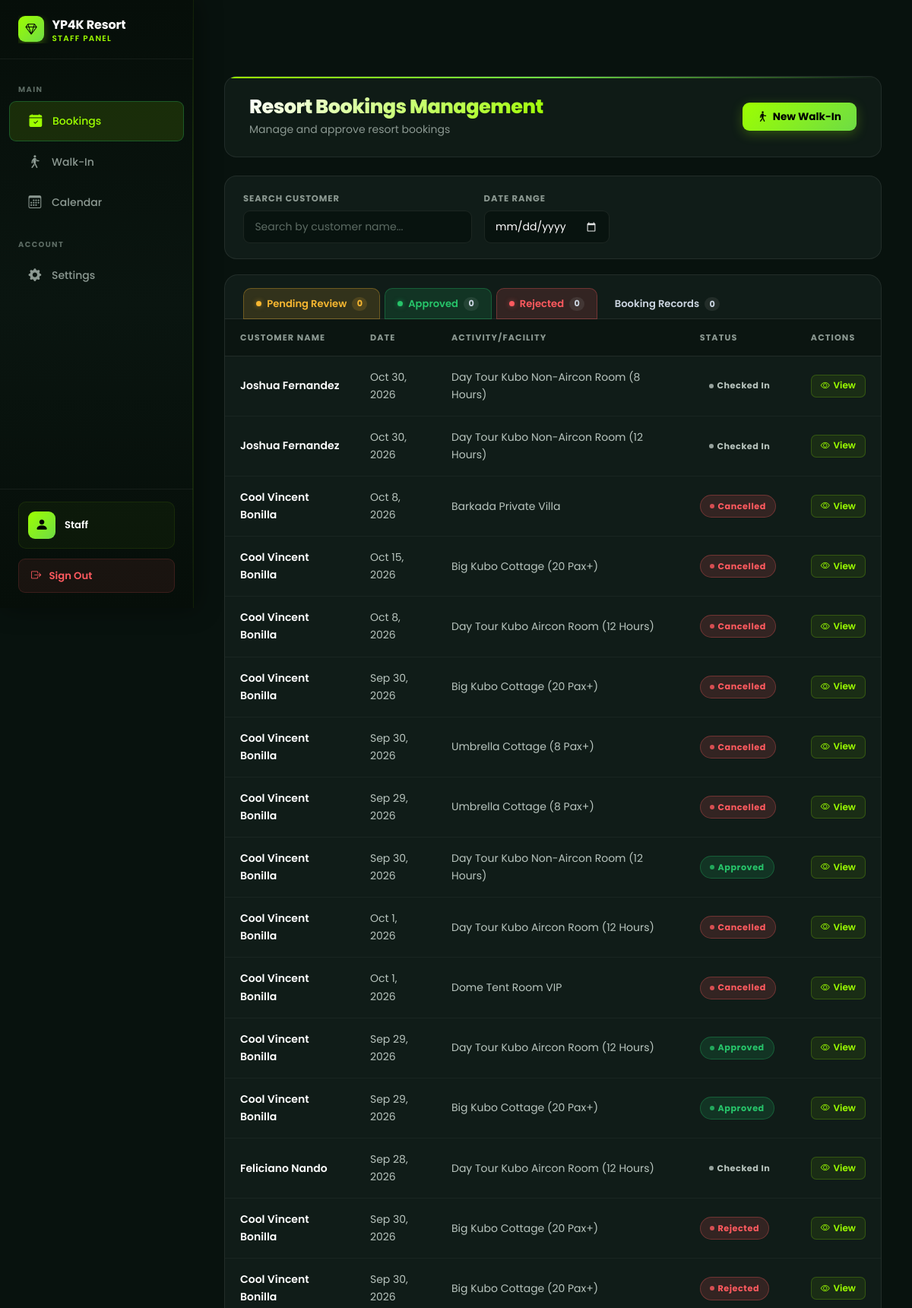
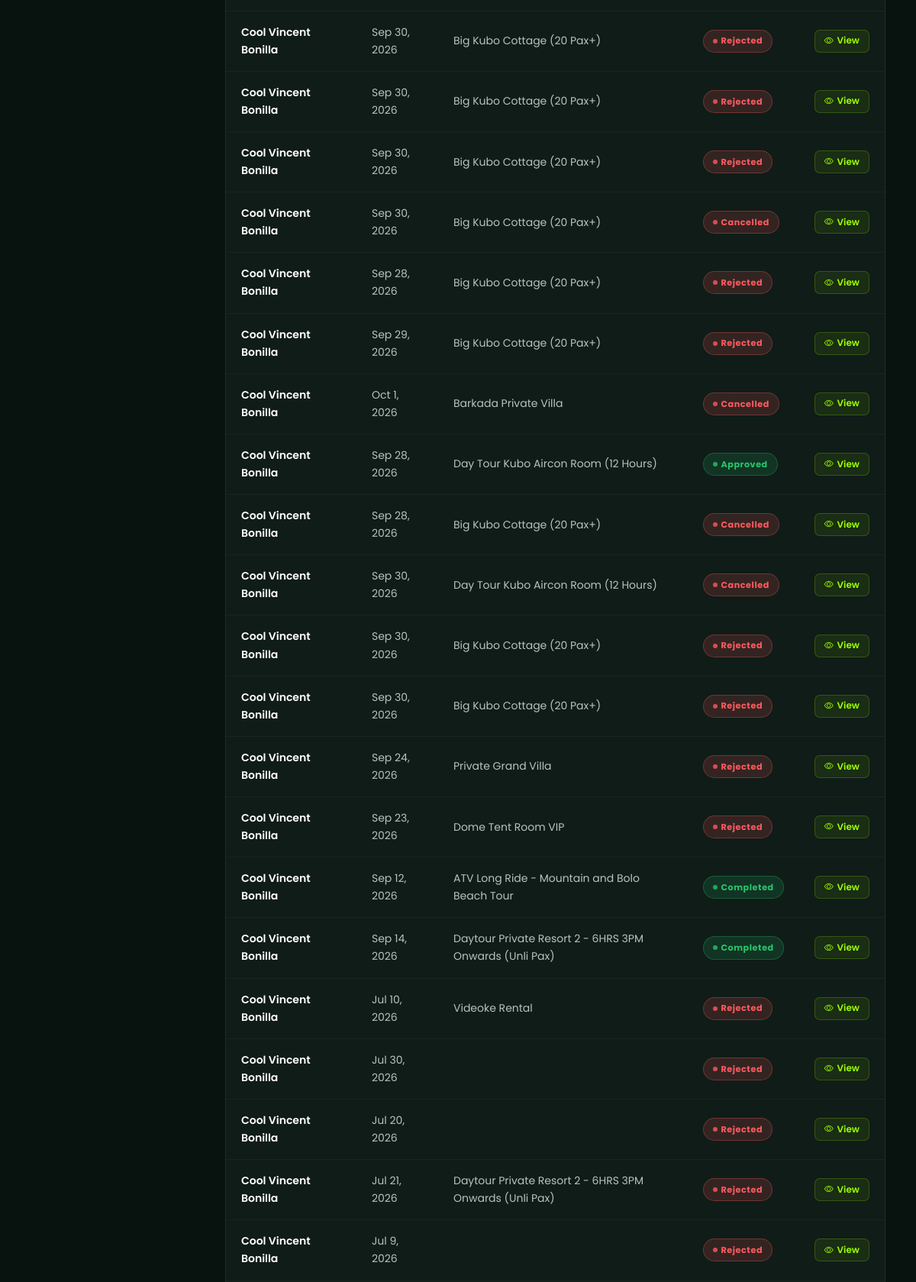
Page /Staff_Dashboard/bookings.php (signed in, upper part) on the committed database (2 pictures, top to bottom).
### tables this page shows
CREATE TABLE `bookings` (
  `id` int(11) NOT NULL,
  `booking_reference` varchar(20) NOT NULL,
  `user_id` int(11) DEFAULT NULL,
  `booking_type` enum('activity','accommodation','bundle') NOT NULL,
  `activity_id` int(11) DEFAULT NULL,
  `accommodation_id` int(11) DEFAULT NULL,
  `bundle_id` int(11) DEFAULT NULL,
  `status_id` int(11) NOT NULL DEFAULT 1,
  `full_name` varchar(255) NOT NULL,
  `email` varchar(255) NOT NULL,
  `phone_number` varchar(20) NOT NULL,
  `check_in_date` date NOT NULL,
  `check_in_time` time DEFAULT NULL,
  `check_out_date` date DEFAULT NULL,
  `check_out_time` time DEFAULT NULL,
  `number_of_days` int(11) DEFAULT NULL,
  `number_of_guests` int(11) NOT NULL DEFAULT 1,
  `special_requests` text DEFAULT NULL,
  `total_amount` decimal(10,2) NOT NULL,
  `payment_status` enum('pending','paid','refunded') DEFAULT 'pending',
  `payment_method` varchar(50) DEFAULT 'gcash',
  `booking_source` enum('online','walk_in') NOT NULL DEFAULT 'online',
  `guest_name` varchar(255) DEFAULT NULL,
  `guest_contact` varchar(30) DEFAULT NULL,
  `created_at` timestamp NOT NULL DEFAULT current_timestamp(),
  `updated_at` timestamp NOT NULL DEFAULT current_timestamp() ON UPDATE current_timestamp(),
  `payment_proof` varchar(500) DEFAULT NULL,
  `expires_at` datetime DEFAULT NULL
);

CREATE TABLE `booking_status` (
  `id` int(11) NOT NULL,
  `name` varchar(50) NOT NULL,
  `description` text DEFAULT NULL,
  `color` varchar(20) DEFAULT NULL,
  `is_active` tinyint(1) DEFAULT 1,
  `created_at` timestamp NOT NULL DEFAULT current_timestamp()
);

### Staff_Dashboard/bookings.php (the view, shortened to what this page needs)
<?php
global $conn;
$conn->query("
    UPDATE bookings b
    INNER JOIN booking_status bs_approved ON b.status_id = bs_approved.id AND bs_approved.name = 'approved'
    INNER JOIN booking_status bs_completed ON bs_completed.name = 'completed'
    SET b.status_id = bs_completed.id,
        b.updated_at = NOW()
    WHERE b.check_in_date < CURDATE()
");
$query = "
    SELECT
        b.id,
        b.booking_reference,
        b.booking_type,
        b.activity_id,
        b.accommodation_id,
        b.bundle_id,
        b.user_id,
        b.full_name,
        b.email,
        b.phone_number,
        b.check_in_date,
        b.check_in_time,
        b.check_out_date,
        b.check_out_time,
        b.number_of_days,
        b.number_of_guests,
        b.special_requests,
        b.total_amount,
        b.payment_status,
        b.payment_method,
        b.created_at,
        bs.name as status_name,
        bs.description as status_description,
        bs.color as status_color,
        CONCAT(u.first_name, ' ', COALESCE(u.middle_name, ''), ' ', u.last_name) as user_name,
        u.email as user_email,
        u.phone_number as user_phone,
        CASE
            WHEN b.booking_type = 'activity' THEN a.name
            WHEN b.booking_type = 'accommodation' THEN acc.name
            WHEN b.booking_type = 'bundle' THEN bun.name
            ELSE acc.name
        END as item_name,
        CASE
            WHEN b.booking_type = 'activity' THEN 'bi-activity'
            ELSE NULL
        END as item_icon,
        pr.file_path as receipt_path
    FROM bookings b
    LEFT JOIN booking_status bs ON b.status_id = bs.id
    LEFT JOIN users u ON b.user_id = u.id
    LEFT JOIN activities a ON b.activity_id = a.id
    LEFT JOIN accommodations acc ON b.accommodation_id = acc.id
    LEFT JOIN bundles bun ON b.bundle_id = bun.id
    LEFT JOIN payment_receipts pr ON b.id = pr.booking_id
    WHERE 1=1
";
$query .= " ORDER BY b.created_at DESC";
$stmt = $conn->prepare($query);
$stmt->execute();
$result = $stmt->get_result();
$bookings = [];
while ($row = $result->fetch_assoc()) {
    $bookings[] = $row;
}
?>
<!DOCTYPE html>
<html lang="en">
<head>
    <link href="../assets/css/bootstrap.min.css" rel="stylesheet">
    <link rel="stylesheet" href="../css/resort-theme.css">
    <link rel="stylesheet" href="../css/dashboard-resort.css">
    <link rel="stylesheet" href="https://cdn.jsdelivr.net/npm/bootstrap-icons@1.11.0/font/bootstrap-icons.css">
    <link rel="stylesheet" href="components/sidebar.css">
    <link rel="stylesheet" href="components/navbar.css">
    <link rel="stylesheet" href="../css/admin-theme.css">
</head>
<body>
    <div id="mainContent" class="main-content">
        <div class="page-header">
            <div>
                <h1 class="page-title">Resort Bookings Management</h1>
                <p class="text-muted">Manage and approve resort bookings</p>
            </div>
            <div class="page-actions">
                <a href="walkin.php" class="btn-modern btn-primary"
                   id="openWalkInBtn"
                   style="background:linear-gradient(135deg,#6366f1,#4f46e5);border:none;text-decoration:none;display:inline-flex;align-items:center;gap:.4rem;">
                    <i class="bi bi-person-walking"></i>
                    New Walk-In
                </a>
            </div>
        </div>
        <div class="filters-card">
            <div class="filters-grid">
                <div class="filter-group">
                    <label class="filter-label">Search Customer</label>
                    <input type="text" class="filter-input" placeholder="Search by customer name..." id="searchInput">
                </div>
                <div class="filter-group">
                    <label class="filter-label">Date Range</label>
                    <input type="date" class="filter-input" id="dateFilter">
                </div>
            </div>
        </div>
        <div class="bookings-card">
            <div class="booking-status-tabs" id="bookingStatusTabs">
                <button class="bst-tab bst-pending active" data-filter="pending_review">
                    <span class="bst-dot"></span>
                    Pending Review
                    <span class="bst-count" id="cntPending">0</span>
                </button>
                <button class="bst-tab bst-approved" data-filter="approved">
                    <span class="bst-dot"></span>
                    Approved
                    <span class="bst-count" id="cntApproved">0</span>
                </button>
                <button class="bst-tab bst-rejected" data-filter="rejected">
                    <span class="bst-dot"></span>
                    Rejected
                    <span class="bst-count" id="cntRejected">0</span>
                </button>
                <button class="bst-tab bst-all" data-filter="booking_records">
                    Booking Records
                    <span class="bst-count" id="cntRecords">0</span>
                </button>
            </div>
            <table class="table-modern">
                <thead>
                    <tr>
                        <th>Customer Name</th>
                        <th>Date</th>
                        <th>Activity/Facility</th>
                        <th>Status</th>
                        <th>Actions</th>
                    </tr>
                </thead>
                <tbody id="bookingsTableBody">
                    <?php if (count($bookings) > 0): ?>
                        <?php foreach ($bookings as $booking): ?>
                            <tr data-booking-id="<?php echo $booking['id']; ?>" data-status="<?php echo htmlspecialchars($booking['status_name']); ?>">
                                <td class="customer-name"><?php echo htmlspecialchars($booking['full_name']); ?></td>
                                <td><?php echo date('M j, Y', strtotime($booking['check_in_date'])); ?></td>
                                <td><?php echo htmlspecialchars($booking['item_name']); ?></td>
                                <td><span class="status-badge status-<?php echo $booking['status_name']; ?>"><?php echo ucfirst(str_replace('_', ' ', $booking['status_name'])); ?></span></td>
                                <td>
                                    <div class="action-buttons">
                                                                                <button class="btn-action btn-view" onclick="viewBooking(<?php echo $booking['id']; ?>)">
                                            <i class="bi bi-eye"></i>
                                            View
                                        </button>                                    </div>
                                </td>
                            </tr>
                        <?php endforeach; ?>
                    <?php endif; ?>
                </tbody>
            </table>
        </div>
    </div>
</body>
</html>

### css/resort-theme.css (style rules this page uses)
:root { --bg-primary: #08120E; --bg-secondary: #101B17; --bg-card: #15221D; --bg-card-2: #1A2B22; --bg-elevated: #1E3028; --nav-bg: rgba(9, 18, 15, 0.88); --accent: #9DFF00; --accent-2: #6EDC45; --accent-3: #4BBF2E; --accent-dim: rgba(157, 255, 0, 0.5); --glow: rgba(157, 255, 0, 0.18); --glow-sm: rgba(157, 255, 0, 0.08); --glow-lg: rgba(157, 255, 0, 0.25); --text: #FFFFFF; --text-2: #cbd5e1; --text-muted: #cbd5e1; --text-dim: #94a3b8; --success: #27C46A; --warning: #F7B731; --error: #FF5A5F; --info: #B8C4BE; --border: rgba(255, 255, 255, 0.08); --border-2: rgba(255, 255, 255, 0.04); --border-accent: rgba(157, 255, 0, 0.3); --border-hover: rgba(157, 255, 0, 0.5); --shadow-sm: 0 1px 4px rgba(0,0,0,0.5); --shadow-md: 0 4px 20px rgba(0,0,0,0.55); --shadow-lg: 0 10px 40px rgba(0,0,0,0.65); --shadow-xl: 0 20px 60px rgba(0,0,0,0.7); --shadow-glow: 0 0 30px rgba(157, 255, 0, 0.12); --shadow-glow-lg:0 0 60px rgba(157, 255, 0, 0.2); --radius-xs: 6px; --radius-sm: 10px; --radius-md: 14px; --radius-lg: 18px; --radius-xl: 24px; --radius-2xl: 32px; --t: all 0.3s cubic-bezier(0.4, 0, 0.2, 1); --t-fast: all 0.15s ease; --t-slow: all 0.5s cubic-bezier(0.4, 0, 0.2, 1); --font: 'Poppins', -apple-system, BlinkMacSystemFont, sans-serif; }
*, *::before, *::after { margin: 0; padding: 0; box-sizing: border-box; }
html { scroll-behavior: smooth; overflow-x: hidden; }
body { font-family: var(--font); background-color: var(--bg-primary); color: var(--text); min-height: 100vh; line-height: 1.65; overflow-x: hidden; -webkit-font-smoothing: antialiased; }

### Staff_Dashboard/components/sidebar.css (style rules this page uses)
:root { --sidebar-width: 255px; --sidebar-collapsed-width: 72px; --navbar-height: 68px; }

### Staff_Dashboard/bookings.php (style rules this page uses)
.booking-status-tabs { display: flex; align-items: center; gap: 0.35rem; padding: 1rem 1.5rem 0; flex-wrap: wrap; border-bottom: 1px solid var(--border); margin-bottom: 0; }
.bst-tab { display: inline-flex; align-items: center; gap: 0.45rem; padding: 0.55rem 1rem; font-family: var(--font, 'Poppins', sans-serif); font-size: 0.82rem; font-weight: 600; color: var(--text-muted); background: transparent; border: 1px solid transparent; border-bottom: none; border-radius: var(--radius-sm, 10px) var(--radius-sm, 10px) 0 0; cursor: pointer; transition: all 0.2s ease; position: relative; bottom: -1px; white-space: nowrap; }
.bst-dot { width: 7px; height: 7px; border-radius: 50%; display: inline-block; flex-shrink: 0; }
.bst-pending .bst-dot { background: #F7B731; box-shadow: 0 0 6px rgba(247,183,49,0.5); }
.bst-approved .bst-dot { background: #27C46A; box-shadow: 0 0 6px rgba(39,196,106,0.5); }
.bst-rejected .bst-dot { background: #FF5A5F; box-shadow: 0 0 6px rgba(255,90,95,0.5); }
.bst-count { display: inline-flex; align-items: center; justify-content: center; min-width: 20px; height: 18px; padding: 0 5px; border-radius: 9px; font-size: 0.7rem; font-weight: 700; background: rgba(255,255,255,0.08); color: var(--text-muted); transition: all 0.2s ease; }
.bst-tab.active { color: var(--text); background: rgba(21,34,29,0.9); border-color: var(--border); }
.bst-pending.active { color: #F7B731; border-top-color: #F7B731; }
.bst-pending.active .bst-count { background: rgba(247,183,49,0.15); color: #F7B731; }

### rows in the picture
bookings: full_name "Joshua Fernandez", check_in_date "Oct 30, 2026", item_name "Day Tour Kubo Non-Aircon Room (8 Hours)", status.name "Checked In"
bookings: full_name "Joshua Fernandez", check_in_date "Oct 30, 2026", item_name "Day Tour Kubo Non-Aircon Room (12 Hours)", status.name "Checked In"
bookings: full_name "Cool Vincent Bonilla", check_in_date "Oct 8, 2026", item_name "Barkada Private Villa", status.name "Cancelled"
bookings: full_name "Cool Vincent Bonilla", check_in_date "Oct 15, 2026", item_name "Big Kubo Cottage (20 Pax+)", status.name "Cancelled"
bookings: full_name "Cool Vincent Bonilla", check_in_date "Oct 8, 2026", item_name "Day Tour Kubo Aircon Room (12 Hours)", status.name "Cancelled"
bookings: full_name "Cool Vincent Bonilla", check_in_date "Sep 30, 2026", item_name "Big Kubo Cottage (20 Pax+)", status.name "Cancelled"
bookings: full_name "Cool Vincent Bonilla", check_in_date "Sep 30, 2026", item_name "Umbrella Cottage (8 Pax+)", status.name "Cancelled"
bookings: full_name "Cool Vincent Bonilla", check_in_date "Sep 29, 2026", item_name "Umbrella Cottage (8 Pax+)", status.name "Cancelled"
bookings: full_name "Cool Vincent Bonilla", check_in_date "Sep 30, 2026", item_name "Day Tour Kubo Non-Aircon Room (12 Hours)", status.name "Approved"
bookings: full_name "Cool Vincent Bonilla", check_in_date "Oct 1, 2026", item_name "Day Tour Kubo Aircon Room (12 Hours)", status.name "Cancelled"
bookings: full_name "Cool Vincent Bonilla", check_in_date "Oct 1, 2026", item_name "Dome Tent Room VIP", status.name "Cancelled"
bookings: full_name "Cool Vincent Bonilla", check_in_date "Sep 29, 2026", item_name "Day Tour Kubo Aircon Room (12 Hours)", status.name "Approved"
bookings: full_name "Cool Vincent Bonilla", check_in_date "Sep 29, 2026", item_name "Big Kubo Cottage (20 Pax+)", status.name "Approved"
bookings: full_name "Feliciano Nando", check_in_date "Sep 28, 2026", item_name "Day Tour Kubo Aircon Room (12 Hours)", status.name "Checked In"
bookings: full_name "Cool Vincent Bonilla", check_in_date "Sep 30, 2026", item_name "Big Kubo Cottage (20 Pax+)", status.name "Rejected"
bookings: full_name "Cool Vincent Bonilla", check_in_date "Sep 30, 2026", item_name "Big Kubo Cottage (20 Pax+)", status.name "Rejected"
bookings: full_name "Cool Vincent Bonilla", check_in_date "Sep 30, 2026", item_name "Big Kubo Cottage (20 Pax+)", status.name "Rejected"
bookings: full_name "Cool Vincent Bonilla", check_in_date "Sep 30, 2026", item_name "Big Kubo Cottage (20 Pax+)", status.name "Rejected"
bookings: full_name "Cool Vincent Bonilla", check_in_date "Sep 30, 2026", item_name "Big Kubo Cottage (20 Pax+)", status.name "Rejected"
bookings: full_name "Cool Vincent Bonilla", check_in_date "Sep 30, 2026", item_name "Big Kubo Cottage (20 Pax+)", status.name "Cancelled"
bookings: full_name "Cool Vincent Bonilla", check_in_date "Sep 28, 2026", item_name "Big Kubo Cottage (20 Pax+)", status.name "Rejected"
bookings: full_name "Cool Vincent Bonilla", check_in_date "Sep 29, 2026", item_name "Big Kubo Cottage (20 Pax+)", status.name "Rejected"
bookings: full_name "Cool Vincent Bonilla", check_in_date "Oct 1, 2026", item_name "Barkada Private Villa", status.name "Cancelled"
bookings: full_name "Cool Vincent Bonilla", check_in_date "Sep 28, 2026", item_name "Day Tour Kubo Aircon Room (12 Hours)", status.name "Approved"
bookings: full_name "Cool Vincent Bonilla", check_in_date "Sep 28, 2026", item_name "Big Kubo Cottage (20 Pax+)", status.name "Cancelled"
bookings: full_name "Cool Vincent Bonilla", check_in_date "Sep 30, 2026", item_name "Day Tour Kubo Aircon Room (12 Hours)", status.name "Cancelled"
bookings: full_name "Cool Vincent Bonilla", check_in_date "Sep 30, 2026", item_name "Big Kubo Cottage (20 Pax+)", status.name "Rejected"
bookings: full_name "Cool Vincent Bonilla", check_in_date "Sep 30, 2026", item_name "Big Kubo Cottage (20 Pax+)", status.name "Rejected"
bookings: full_name "Cool Vincent Bonilla", check_in_date "Sep 24, 2026", item_name "Private Grand Villa", status.name "Rejected"
bookings: full_name "Cool Vincent Bonilla", check_in_date "Sep 23, 2026", item_name "Dome Tent Room VIP", status.name "Rejected"
bookings: full_name "Cool Vincent Bonilla", check_in_date "Sep 12, 2026", item_name "ATV Long Ride - Mountain and Bolo Beach Tour", status.name "Completed"
bookings: full_name "Cool Vincent Bonilla", check_in_date "Sep 14, 2026", item_name "Daytour Private Resort 2 - 6HRS 3PM Onwards (Unli Pax)", status.name "Completed"
bookings: full_name "Cool Vincent Bonilla", check_in_date "Jul 10, 2026", item_name "Videoke Rental", status.name "Rejected"
bookings: full_name "Cool Vincent Bonilla", check_in_date "Jul 30, 2026", status.name "Rejected"
bookings: full_name "Cool Vincent Bonilla", check_in_date "Jul 20, 2026", status.name "Rejected"
bookings: full_name "Cool Vincent Bonilla", check_in_date "Jul 21, 2026", item_name "Daytour Private Resort 2 - 6HRS 3PM Onwards (Unli Pax)", status.name "Rejected"
bookings: full_name "Cool Vincent Bonilla", check_in_date "Jul 9, 2026", status.name "Rejected"
